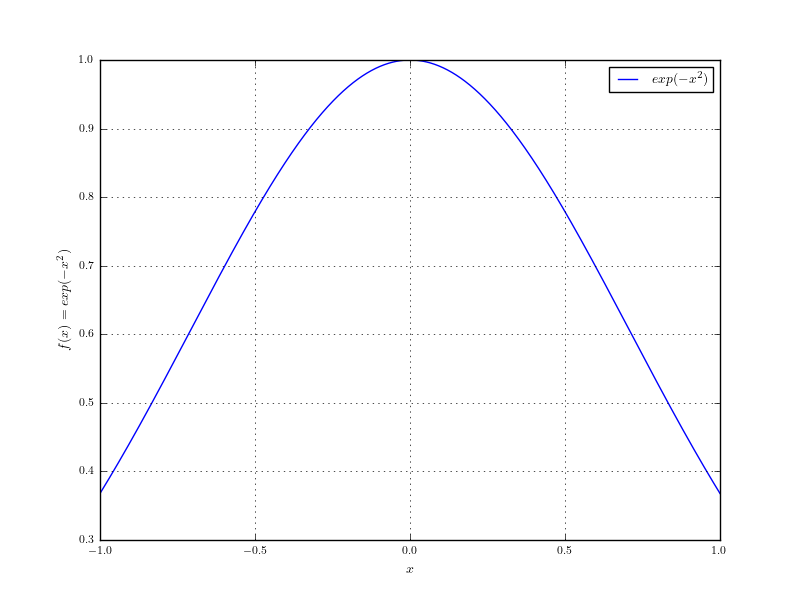

Here is the Python script that generated this plot:
#!/usr/bin/env python
# File: problem6.py
# Name: D.Saravanan
# Date: 02/12/2021

""" Script to plot the function exp(-x**2) """

import numpy as np
import matplotlib
import matplotlib.pyplot as plt
plt.style.use('classic')

matplotlib.rcParams["pgf.texsystem"] = "pdflatex"
matplotlib.rcParams.update(
    {
        "font.family": "serif",
        "font.size": 8,
        "axes.labelsize": 10,
        "axes.titlesize": 10,
        "figure.titlesize": 10,
    }
)
matplotlib.rcParams["text.usetex"] = True
matplotlib.use("Agg")

x = np.linspace(-1, 1, 1000)
f = lambda x: np.exp(-x**2)

fig, ax = plt.subplots()
ax.plot(x, f(x), label=r"$exp(-x^2)$")
ax.set(xlabel=r"$x$", ylabel=r"$f(x) = exp(-x^2)$")
ax.grid(True); ax.legend()
plt.savefig("problem6.png")
